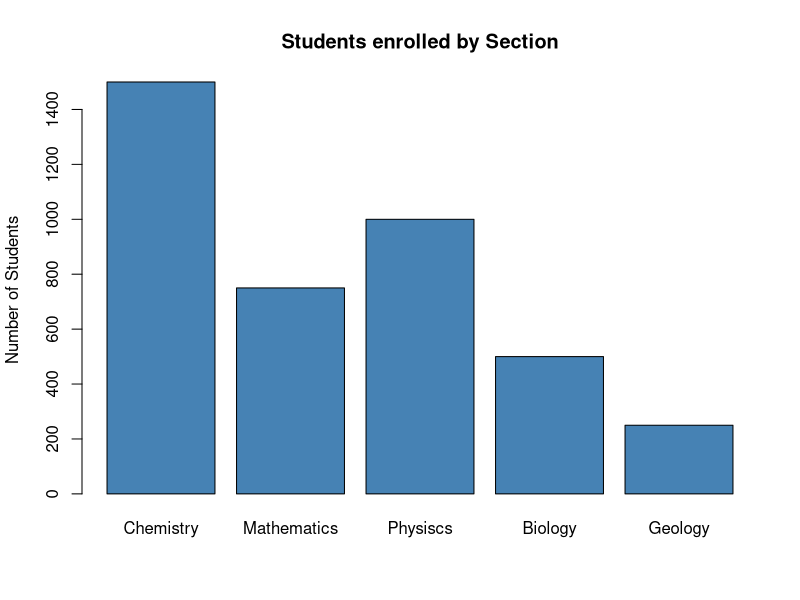
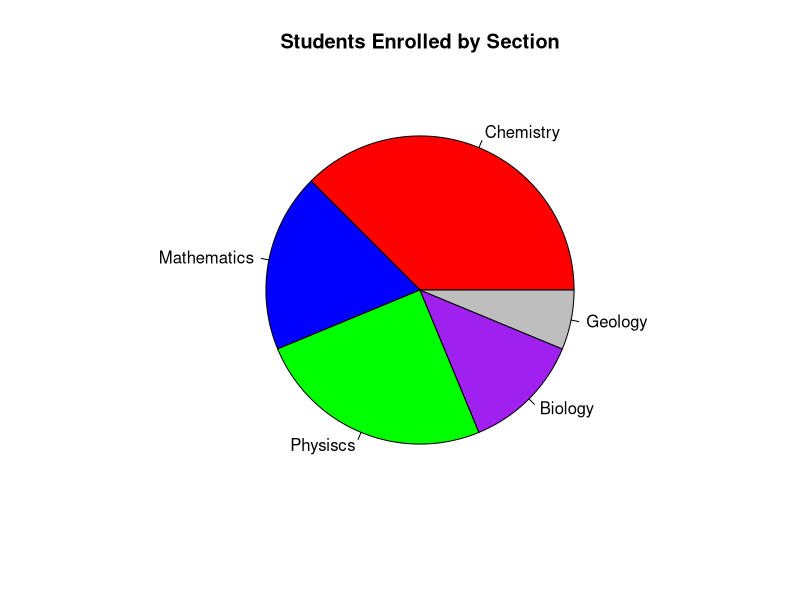

These charts were generated, in order, by the following R code:
##ABSOLUTE FREQUENCY-------------------------------------------------------
absolute_frequency <- function(data) {
  modalities <- sort(unique(data))
  counts <- numeric(length(modalities))
  for (i in seq_along(modalities)) {
    counts[i] <- sum(data == modalities[i])
  }
  names(counts) <- modalities
  counts
}
##RELATIVE FREQUENCY-----------------------------------------------------
relative_frequency <- function(absolute_freq, total_n) {
  absolute_freq / total_n
}
##CUMULATIVE ABSOLUTE FREQUENCY-------------------------------------------
cumulative_absolute_frequency <- function(absolute_freqs) {
  cumulative <- numeric(length(absolute_freqs))
  total <- 0
  for (i in seq_along(absolute_freqs)) {
    total <- total + absolute_freqs[i]
    cumulative[i] <- total
  }
  cumulative
}
##CUMULATIVE RELATIVE FREQUENCY-----------------------------------------------
cumulative_relative_frequency <- function(cumulative_absolute_freq, total_n) {
  cumulative_absolute_freq / total_n
}
##ARITHMETIC MEAN------------------------------------------------------------
mean(data)
#MEAN WITH FREQUENCIES
arithmetic_mean <- function(data,freqs){
  r <- 0
  for(i in seq_along(data)){
    r <- r + data[i] * freqs[i];
  }
  r
}
##WEIGHTED MEAN-----------------------------------------------------------
weighted_mean <- function(values, weights) {
  numerator <- 0
  for (i in seq_along(values)) {
    numerator <- numerator + values[i] * weights[i]
  }
  numerator / sum(weights)
}
##PIE CHART AND BAR PLOT----------------------------------
data <- c(1500, 750, 1000, 500, 250)

names(data) <- c("Chemistry", "Mathematics", "Physiscs", "Biology", "Geology")

barplot(data,
        main = "Students enrolled by Section",
        ylab = "Number of Students",
        col  =  "steelblue")

pie(data,
    main = "Students Enrolled by Section",
    col = c("red", "blue", "green", "purple", "grey"))


##QUADRATIC MEAN-------------------------------------------------------
quadratic_mean <- function(data) {
  (sqrt(sum((data^2)) / length(data)))
}
##QUADRATIC MEAN GROUPED-----------------------------------------------------
quadratic_mean_grouped <- function(values, frequencies) {
  total <- 0
  for (i in seq_along(values)) {
    total <- total + values[i]^2 * frequencies[i]
  }
  sqrt(total / sum(frequencies))
}
##MODE VALUE----------------------------------------------------------------
mode_value <- function(data) {
  table <- table(data)
  as.numeric(names(table)[table == max(table)])
}
##MEDIAN VALUE--------------------------------------------------------------
median_value <- function(data) {
  quantile(data, 0.5)
}
##QUANTILE & PERCENTILE ----------------------------------------------------
data <- c(2, 5, 3, 4, 7, 0, 11, 2, 3, 8)

quartiles <- quantile(data, probs = c(0.25, 0.50, 0.75))
print("quartiles:")
print(quartiles)
percentile <- function(data, percentile_number) {
  quantile(data, percentile_number / 100)
}
##DEVIATION-------------------------------------------------------------------
deviation <- function(value, parameter) {
  abs(value - parameter)
}
##MEAN DEVIATION CONCERNING AVERAGE --------------------------------------------
mean_deviation_average <- function(data, parameter) {
  absolute_freqs <- absolute_frequency(data)
  values <- as.numeric(names(absolute_freqs))
  total <- 0
  for (i in seq_along(values)) {
    total <- total + deviation(values[i], parameter) * absolute_freqs[[i]]
  }
  total / length(data)
}
##MEAN DEVIATION---------------------------------------------------------------
mean_deviation <- function(data) {
  mean_deviation_average(data, unname(mean(data)))
}
##MEAN SQUARED ERROR-----------------------------------------------------------
mean_squared_error <- function(data, ref_point) {
  sum((data - ref_point)^2) / length(data)
}
##VARIANCE-------------------------------------------------------------------
variance <- function(data) { # var() from R is quasi variance
  n <- length(data)
  (var(data) * ((n - 1) / n))
}
##STANDARD DEVIATION---------------------------------------------------------
standard_deviation <- function(data) {
  sqrt(variance(data))
}
##PEARSON COEFFICIENT OF VARIATION---------------------------------------------
pearson_coeff_variation <- function(data) {
  standard_deviation((data)) / abs(mean(data))
}
##MOMENT RESPECT TO POINT-------------------------------------------------------
# If point == 0, calculating ORDINARY MOMENT
# If point == mean(data) calculating CENTRAL MOMENT
moment_with_respect_to_point <- function(data, order, point) {
  absolute_freqs <- absolute_frequency(data)
  values <- as.numeric(names(absolute_freqs))
  total <- 0
  for (i in seq_along(values)) {
    total <- total + absolute_freqs[[i]] * (values[i] - point)^order
  }
  total / length(data)
}
##PEARSON SKEWNESS COEFFICIENT-----------------------------------------------
pearson_skewness_coefficient <- function(data) {
  (mean(data) - mode_value(data)) / standard_deviation(data)
}
##FISHER SKEWNESS COEFFICIENT--------------------------------------------------
fisher_skewness_coefficient <- function(data) {
  moment_with_respect_to_point(data,3 , mean(data)) / standard_deviation(data)^3
}
##FISHER KURTOSIS COEFFICIENT-----------------------------------------------
fisher_kurtosis_coefficient <- function(data) {
  moment_with_respect_to_point(data,4, mean(data)) /
  standard_deviation(data)^4 - 3
}
